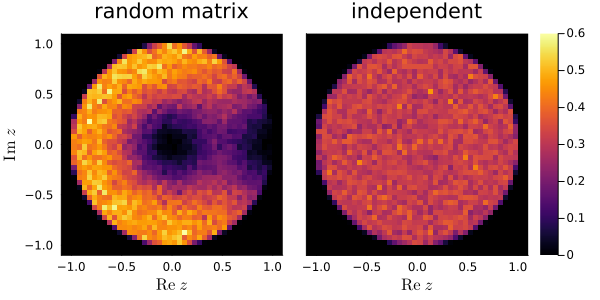

Reproduce this figure in Julia.
### A Pluto.jl notebook ###
# v0.19.40

using Markdown
using InteractiveUtils

# ╔═╡ 5c4ac881-668f-4b66-a893-64301cbd184b
import Pkg; Pkg.activate(".")

# ╔═╡ 0d8ed55c-f786-11ee-04b5-d1910a851620
using Plots, LaTeXStrings

# ╔═╡ 3d501dc9-9d7e-493d-ae06-7b640eb38e2d
using LinearAlgebra, Random

# ╔═╡ b42a58d0-f870-4de7-af97-b1fe99a6ebda
using ProfileView

# ╔═╡ 6126c6eb-e3ee-43ca-9aed-26ed8c252b2b
using ComplexSpacingRatios

# ╔═╡ 2193ce3b-c0cb-40dc-b082-9eafb0e5a68f
N = 100

# ╔═╡ 1066e4a1-1682-46d2-91a0-bd410cb58c52
n = 1000

# ╔═╡ abb61239-55d0-48a9-9cf5-289a3d5ab08a
csr_RMT = let
	csr = Vector{Vector{ComplexF64}}(undef, n)
	Threads.@threads for i in 1:n
		A = randn(MersenneTwister(i),ComplexF64,N,N)
		csr[i] = complex_spacing_ratios(eigvals!(A))
	end
	collect(Iterators.flatten(csr))
end

# ╔═╡ 9884406b-cb90-463a-90c8-f04e55b306ef
csr_iid = complex_spacing_ratios(randn(MersenneTwister(1),ComplexF64,N*n))

# ╔═╡ 9aafebf2-f6f2-41e8-87ef-3a9cf5af7dc5
p = let
	pl1 = histogram2d(csr_RMT;
		bins=50,
		normalize=:pdf,
		#color=reverse(cgrad(:grays)),
		clims=(0,0.6),
		cbar=:none,
		title="random matrix",
		ylabel=L"\operatorname{Im}\ z",
	)
	
	pl2 = histogram2d(csr_iid;
		bins=50,
		normalize=:pdf,
		#color=reverse(cgrad(:grays)),
		clims=(0,0.6),
		title="independent",
		ylabel="",
		yticks=[],
	)
	plot(pl1,pl2;
		size=(600,300),
		layout=(@layout [a b{0.56w}]),
		aspectratio=1,
		lims=(-1.1,1.1),
		background_color_inside=:black,
		xlabel=L"\operatorname{Re}\ z",
		
	)
end

# ╔═╡ 590a8285-e783-48e9-a71b-938985a412ac
savefig(p, "csr.png")

# ╔═╡ Cell order:
# ╠═5c4ac881-668f-4b66-a893-64301cbd184b
# ╠═0d8ed55c-f786-11ee-04b5-d1910a851620
# ╠═3d501dc9-9d7e-493d-ae06-7b640eb38e2d
# ╠═b42a58d0-f870-4de7-af97-b1fe99a6ebda
# ╠═6126c6eb-e3ee-43ca-9aed-26ed8c252b2b
# ╠═2193ce3b-c0cb-40dc-b082-9eafb0e5a68f
# ╠═1066e4a1-1682-46d2-91a0-bd410cb58c52
# ╠═abb61239-55d0-48a9-9cf5-289a3d5ab08a
# ╠═9884406b-cb90-463a-90c8-f04e55b306ef
# ╠═9aafebf2-f6f2-41e8-87ef-3a9cf5af7dc5
# ╠═590a8285-e783-48e9-a71b-938985a412ac
